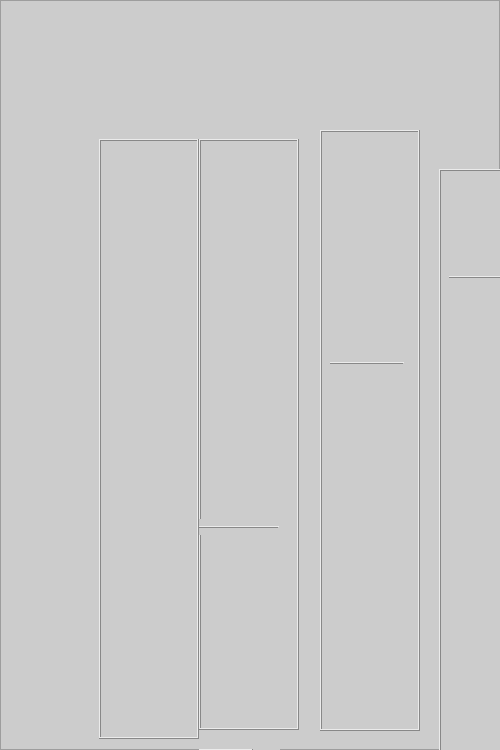
                    <widget class="QFrame" name="base_frame1">
                        <property name="enabled">
                            <bool>true</bool>
                        </property>
                        <property name="sizePolicy">
                            <sizepolicy hsizetype="Fixed" vsizetype="Fixed">
                                <horstretch>0</horstretch>
                                <verstretch>0</verstretch>
                            </sizepolicy>
                        </property>
                        <property name="minimumSize">
                            <size>
                                <width>500</width>
                                <height>750</height>
                            </size>
                        </property>
                        <property name="maximumSize">
                            <size>
                                <width>500</width>
                                <height>750</height>
                            </size>
                        </property>
                        <property name="styleSheet">
                            <string notr="true">background:#CCCCCC;</string>
                        </property>
                        <property name="frameShape">
                            <enum>QFrame::StyledPanel</enum>
                        </property>
                        <property name="frameShadow">
                            <enum>QFrame::Raised</enum>
                        </property>
                        <widget class="QFrame" name="frame_4">
                            <property name="geometry">
                                <rect>
                                    <x>439</x>
                                    <y>169</y>
                                    <width>100</width>
                                    <height>591</height>
                                </rect>
                            </property>
                            <property name="frameShape">
                                <enum>QFrame::Box</enum>
                            </property>
                            <property name="frameShadow">
                                <enum>QFrame::Raised</enum>
                            </property>
                            <property name="lineWidth">
                                <number>1</number>
                            </property>
                            <property name="midLineWidth">
                                <number>0</number>
                            </property>
                            <widget class="Line" name="D_bound">
                                <property name="geometry">
                                    <rect>
                                        <x>10</x>
                                        <y>100</y>
                                        <width>80</width>
                                        <height>16</height>
                                    </rect>
                                </property>
                                <property name="frameShadow">
                                    <enum>QFrame::Raised</enum>
                                </property>
                                <property name="lineWidth">
                                    <number>1</number>
                                </property>
                                <property name="orientation">
                                    <enum>Qt::Horizontal</enum>
                                </property>
                            </widget>
                        </widget>
                        <widget class="QSplitter" name="splitter_2">
                            <property name="geometry">
                                <rect>
                                    <x>110</x>
                                    <y>770</y>
                                    <width>51</width>
                                    <height>41</height>
                                </rect>
                            </property>
                            <property name="orientation">
                                <enum>Qt::Horizontal</enum>
                            </property>
                            <widget class="QLCDNumber" name="lcd1">
                                <property name="layoutDirection">
                                    <enum>Qt::LeftToRight</enum>
                                </property>
                                <property name="autoFillBackground">
                                    <bool>false</bool>
                                </property>
                                <property name="smallDecimalPoint">
                                    <bool>false</bool>
                                </property>
                                <property name="numDigits">
                                    <number>2</number>
                                </property>
                                <property name="digitCount">
                                    <number>2</number>
                                </property>
                                <property name="segmentStyle">
                                    <enum>QLCDNumber::Flat</enum>
                                </property>
                                <property name="value" stdset="0">
                                    <double>3.000000000000000</double>
                                </property>
                                <property name="intValue" stdset="0">
                                    <number>3</number>
                                </property>
                            </widget>
                            <widget class="QLabel" name="label_13">
                                <property name="font">
                                    <font>
                                        <pointsize>10</pointsize>
                                        <stylestrategy>PreferDefault</stylestrategy>
                                    </font>
                                </property>
                                <property name="text">
                                    <string>A</string>
                                </property>
                                <property name="alignment">
                                    <set>Qt::AlignCenter</set>
                                </property>
                            </widget>
                        </widget>
                        <widget class="QSplitter" name="splitter_4">
                            <property name="geometry">
                                <rect>
                                    <x>319</x>
                                    <y>759</y>
                                    <width>71</width>
                                    <height>61</height>
                                </rect>
                            </property>
                            <property name="orientation">
                                <enum>Qt::Horizontal</enum>
                            </property>
                            <widget class="QWidget" name="layoutWidget_10">
                                <layout class="QVBoxLayout" name="verticalLayout_14">
                                    <item>
                                        <widget class="QLCDNumber" name="lcd6">
                                            <property name="layoutDirection">
                                                <enum>Qt::LeftToRight</enum>
                                            </property>
                                            <property name="autoFillBackground">
                                                <bool>false</bool>
                                            </property>
                                            <property name="smallDecimalPoint">
                                                <bool>false</bool>
                                            </property>
                                            <property name="numDigits">
                                                <number>2</number>
                                            </property>
                                            <property name="digitCount">
                                                <number>2</number>
                                            </property>
                                            <property name="segmentStyle">
                                                <enum>QLCDNumber::Flat</enum>
                                            </property>
                                            <property name="value" stdset="0">
                                                <double>3.000000000000000</double>
                                            </property>
                                            <property name="intValue" stdset="0">
                                                <number>3</number>
                                            </property>
                                        </widget>
                                    </item>
                                    <item>
                                        <widget class="QLCDNumber" name="lcd3">
                                            <property name="enabled">
                                                <bool>true</bool>
                                            </property>
                                            <property name="layoutDirection">
                                                <enum>Qt::LeftToRight</enum>
                                            </property>
                                            <property name="autoFillBackground">
                                                <bool>false</bool>
                                            </property>
                                            <property name="smallDecimalPoint">
                                                <bool>false</bool>
                                            </property>
                                            <property name="numDigits">
                                                <number>2</number>
                                            </property>
                                            <property name="digitCount">
                                                <number>2</number>
                                            </property>
                                            <property name="segmentStyle">
                                                <enum>QLCDNumber::Flat</enum>
                                            </property>
                                            <property name="value" stdset="0">
                                                <double>3.000000000000000</double>
                                            </property>
                                            <property name="intValue" stdset="0">
                                                <number>3</number>
                                            </property>
                                        </widget>
                                    </item>
                                </layout>
                            </widget>
                            <widget class="QWidget" name="layoutWidget_11">
                                <layout class="QVBoxLayout" name="verticalLayout_15">
                                    <item>
                                        <widget class="QLabel" name="label_14">
                                            <property name="font">
                                                <font>
                                                    <pointsize>10</pointsize>
                                                </font>
                                            </property>
                                            <property name="text">
                                                <string>C2</string>
                                            </property>
                                            <property name="alignment">
                                                <set>Qt::AlignCenter</set>
                                            </property>
                                        </widget>
                                    </item>
                                    <item>
                                        <widget class="QLabel" name="label_15">
                                            <property name="font">
                                                <font>
                                                    <pointsize>10</pointsize>
                                                </font>
                                            </property>
                                            <property name="text">
                                                <string>C1</string>
                                            </property>
                                            <property name="alignment">
                                                <set>Qt::AlignCenter</set>
                                            </property>
                                        </widget>
                                    </item>
                                </layout>
                            </widget>
                        </widget>
                        <widget class="QFrame" name="frame_2">
                            <property name="geometry">
                                <rect>
                                    <x>199</x>
                                    <y>139</y>
                                    <width>100</width>
                                    <height>591</height>
                                </rect>
                            </property>
                            <property name="frameShape">
                                <enum>QFrame::Box</enum>
                            </property>
                            <property name="frameShadow">
                                <enum>QFrame::Raised</enum>
                            </property>
                            <property name="lineWidth">
                                <number>1</number>
                            </property>
                            <property name="midLineWidth">
                                <number>0</number>
                            </property>
                            <widget class="Line" name="B_bound">
                                <property name="enabled">
                                    <bool>true</bool>
                                </property>
                                <property name="geometry">
                                    <rect>
                                        <x>0</x>
                                        <y>380</y>
                                        <width>80</width>
                                        <height>16</height>
                                    </rect>
                                </property>
                                <property name="cursor">
                                    <cursorShape>ArrowCursor</cursorShape>
                                </property>
                                <property name="styleSheet">
                                    <string notr="true">QFrame[frameShape=&quot;4&quot;] /* QFrame::HLine == 0x0004 */
                                        {
                                        color: red;
                                        }
                                    </string>
                                </property>
                                <property name="frameShadow">
                                    <enum>QFrame::Raised</enum>
                                </property>
                                <property name="lineWidth">
                                    <number>1</number>
                                </property>
                                <property name="orientation">
                                    <enum>Qt::Horizontal</enum>
                                </property>
                            </widget>
                        </widget>
                        <widget class="QSplitter" name="splitter_5">
                            <property name="geometry">
                                <rect>
                                    <x>450</x>
                                    <y>760</y>
                                    <width>55</width>
                                    <height>54</height>
                                </rect>
                            </property>
                            <property name="orientation">
                                <enum>Qt::Horizontal</enum>
                            </property>
                            <widget class="QWidget" name="layoutWidget_12">
                                <layout class="QVBoxLayout" name="verticalLayout_16">
                                    <item>
                                        <widget class="QLCDNumber" name="lcd7">
                                            <property name="layoutDirection">
                                                <enum>Qt::LeftToRight</enum>
                                            </property>
                                            <property name="autoFillBackground">
                                                <bool>false</bool>
                                            </property>
                                            <property name="smallDecimalPoint">
                                                <bool>false</bool>
                                            </property>
                                            <property name="numDigits">
                                                <number>2</number>
                                            </property>
                                            <property name="digitCount">
                                                <number>2</number>
                                            </property>
                                            <property name="segmentStyle">
                                                <enum>QLCDNumber::Flat</enum>
                                            </property>
                                            <property name="value" stdset="0">
                                                <double>3.000000000000000</double>
                                            </property>
                                            <property name="intValue" stdset="0">
                                                <number>3</number>
                                            </property>
                                        </widget>
                                    </item>
                                    <item>
                                        <widget class="QLCDNumber" name="lcd4">
                                            <property name="layoutDirection">
                                                <enum>Qt::LeftToRight</enum>
                                            </property>
                                            <property name="autoFillBackground">
                                                <bool>false</bool>
                                            </property>
                                            <property name="smallDecimalPoint">
                                                <bool>false</bool>
                                            </property>
                                            <property name="numDigits">
                                                <number>2</number>
                                            </property>
                                            <property name="digitCount">
                                                <number>2</number>
                                            </property>
                                            <property name="segmentStyle">
                                                <enum>QLCDNumber::Flat</enum>
                                            </property>
                                            <property name="value" stdset="0">
                                                <double>3.000000000000000</double>
                                            </property>
                                            <property name="intValue" stdset="0">
                                                <number>3</number>
                                            </property>
                                        </widget>
                                    </item>
                                </layout>
                            </widget>
                            <widget class="QWidget" name="layoutWidget_13">
                                <layout class="QVBoxLayout" name="verticalLayout_17">
                                    <item>
                                        <widget class="QLabel" name="label_16">
                                            <property name="font">
                                                <font>
                                                    <pointsize>10</pointsize>
                                                </font>
                                            </property>
                                            <property name="text">
                                                <string>D2</string>
                                            </property>
                                            <property name="alignment">
                                                <set>Qt::AlignCenter</set>
                                            </property>
                                        </widget>
                                    </item>
                                    <item>
                                        <widget class="QLabel" name="label_17">
                                            <property name="font">
                                                <font>
                                                    <pointsize>10</pointsize>
                                                </font>
                                            </property>
                                            <property name="text">
                                                <string>D1</string>
                                            </property>
                                            <property name="alignment">
                                                <set>Qt::AlignCenter</set>
                                            </property>
                                        </widget>
                                    </item>
                                </layout>
                            </widget>
                        </widget>
                        <widget class="QFrame" name="frame_3">
                            <property name="geometry">
                                <rect>
                                    <x>320</x>
                                    <y>130</y>
                                    <width>100</width>
                                    <height>601</height>
                                </rect>
                            </property>
                            <property name="frameShape">
                                <enum>QFrame::Box</enum>
                            </property>
                            <property name="frameShadow">
                                <enum>QFrame::Raised</enum>
                            </property>
                            <property name="lineWidth">
                                <number>1</number>
                            </property>
                            <property name="midLineWidth">
                                <number>0</number>
                            </property>
                            <widget class="Line" name="C_bound">
                                <property name="geometry">
                                    <rect>
                                        <x>10</x>
                                        <y>230</y>
                                        <width>74</width>
                                        <height>6</height>
                                    </rect>
                                </property>
                                <property name="frameShadow">
                                    <enum>QFrame::Raised</enum>
                                </property>
                                <property name="lineWidth">
                                    <number>1</number>
                                </property>
                                <property name="orientation">
                                    <enum>Qt::Horizontal</enum>
                                </property>
                            </widget>
                        </widget>
                        <widget class="QSplitter" name="splitter_3">
                            <property name="geometry">
                                <rect>
                                    <x>199</x>
                                    <y>749</y>
                                    <width>81</width>
                                    <height>61</height>
                                </rect>
                            </property>
                            <property name="orientation">
                                <enum>Qt::Horizontal</enum>
                            </property>
                            <widget class="QWidget" name="layoutWidget_14">
                                <layout class="QVBoxLayout" name="verticalLayout_18">
                                    <item>
                                        <widget class="QLCDNumber" name="lcd5">
                                            <property name="layoutDirection">
                                                <enum>Qt::LeftToRight</enum>
                                            </property>
                                            <property name="autoFillBackground">
                                                <bool>false</bool>
                                            </property>
                                            <property name="smallDecimalPoint">
                                                <bool>false</bool>
                                            </property>
                                            <property name="numDigits">
                                                <number>2</number>
                                            </property>
                                            <property name="digitCount">
                                                <number>2</number>
                                            </property>
                                            <property name="segmentStyle">
                                                <enum>QLCDNumber::Flat</enum>
                                            </property>
                                            <property name="value" stdset="0">
                                                <double>3.000000000000000</double>
                                            </property>
                                            <property name="intValue" stdset="0">
                                                <number>3</number>
                                            </property>
                                        </widget>
                                    </item>
                                    <item>
                                        <widget class="QLCDNumber" name="lcd2">
                                            <property name="layoutDirection">
                                                <enum>Qt::LeftToRight</enum>
                                            </property>
                                            <property name="autoFillBackground">
                                                <bool>false</bool>
                                            </property>
                                            <property name="smallDecimalPoint">
                                                <bool>false</bool>
                                            </property>
                                            <property name="numDigits">
                                                <number>2</number>
                                            </property>
                                            <property name="digitCount">
                                                <number>2</number>
                                            </property>
                                            <property name="segmentStyle">
                                                <enum>QLCDNumber::Flat</enum>
                                            </property>
                                            <property name="value" stdset="0">
                                                <double>3.000000000000000</double>
                                            </property>
                                            <property name="intValue" stdset="0">
                                                <number>3</number>
                                            </property>
                                        </widget>
                                    </item>
                                </layout>
                            </widget>
                            <widget class="QWidget" name="layoutWidget_15">
                                <layout class="QVBoxLayout" name="verticalLayout_19">
                                    <item>
                                        <widget class="QLabel" name="label_18">
                                            <property name="font">
                                                <font>
                                                    <pointsize>10</pointsize>
                                                </font>
                                            </property>
                                            <property name="text">
                                                <string>B2</string>
                                            </property>
                                            <property name="alignment">
                                                <set>Qt::AlignCenter</set>
                                            </property>
                                        </widget>
                                    </item>
                                    <item>
                                        <widget class="QLabel" name="label_19">
                                            <property name="font">
                                                <font>
                                                    <pointsize>10</pointsize>
                                                </font>
                                            </property>
                                            <property name="text">
                                                <string>B1</string>
                                            </property>
                                            <property name="alignment">
                                                <set>Qt::AlignCenter</set>
                                            </property>
                                        </widget>
                                    </item>
                                </layout>
                            </widget>
                        </widget>
                        <widget class="QFrame" name="frame_1">
                            <property name="geometry">
                                <rect>
                                    <x>99</x>
                                    <y>139</y>
                                    <width>100</width>
                                    <height>600</height>
                                </rect>
                            </property>
                            <property name="frameShape">
                                <enum>QFrame::Box</enum>
                            </property>
                            <property name="frameShadow">
                                <enum>QFrame::Raised</enum>
                            </property>
                            <property name="lineWidth">
                                <number>1</number>
                            </property>
                            <property name="midLineWidth">
                                <number>0</number>
                            </property>
                            <layout class="QVBoxLayout" name="verticalLayout_3"/>
                        </widget>
                    </widget>
